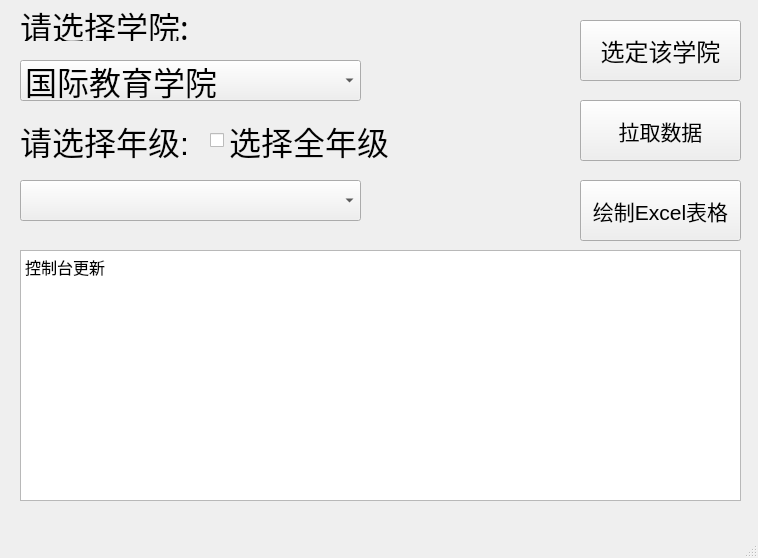
<?xml version="1.0" encoding="UTF-8"?>
<ui version="4.0">
 <class>MainWindow</class>
 <widget class="QMainWindow" name="MainWindow">
  <property name="geometry">
   <rect>
    <x>0</x>
    <y>0</y>
    <width>758</width>
    <height>558</height>
   </rect>
  </property>
  <property name="windowTitle">
   <string>MainWindow</string>
  </property>
  <widget class="QWidget" name="centralwidget">
   <widget class="QComboBox" name="comboBox">
    <property name="geometry">
     <rect>
      <x>20</x>
      <y>60</y>
      <width>341</width>
      <height>41</height>
     </rect>
    </property>
    <property name="font">
     <font>
      <family>Agency FB</family>
      <pointsize>24</pointsize>
     </font>
    </property>
    <item>
     <property name="text">
      <string>国际教育学院</string>
     </property>
    </item>
    <item>
     <property name="text">
      <string>2</string>
     </property>
    </item>
   </widget>
   <widget class="QLabel" name="label">
    <property name="geometry">
     <rect>
      <x>20</x>
      <y>10</y>
      <width>171</width>
      <height>31</height>
     </rect>
    </property>
    <property name="font">
     <font>
      <family>Agency FB</family>
      <pointsize>24</pointsize>
     </font>
    </property>
    <property name="text">
     <string>请选择学院:</string>
    </property>
   </widget>
   <widget class="QTextBrowser" name="textBrowser">
    <property name="geometry">
     <rect>
      <x>20</x>
      <y>250</y>
      <width>721</width>
      <height>251</height>
     </rect>
    </property>
    <property name="html">
     <string>&lt;!DOCTYPE HTML PUBLIC &quot;-//W3C//DTD HTML 4.0//EN&quot; &quot;http://www.w3.org/TR/REC-html40/strict.dtd&quot;&gt;
&lt;html&gt;&lt;head&gt;&lt;meta name=&quot;qrichtext&quot; content=&quot;1&quot; /&gt;&lt;style type=&quot;text/css&quot;&gt;
p, li { white-space: pre-wrap; }
&lt;/style&gt;&lt;/head&gt;&lt;body style=&quot; font-family:'SimSun'; font-size:9pt; font-weight:400; font-style:normal;&quot;&gt;
&lt;p style=&quot; margin-top:0px; margin-bottom:0px; margin-left:0px; margin-right:0px; -qt-block-indent:0; text-indent:0px;&quot;&gt;&lt;span style=&quot; font-size:12pt;&quot;&gt;控制台更新&lt;/span&gt;&lt;/p&gt;&lt;/body&gt;&lt;/html&gt;</string>
    </property>
   </widget>
   <widget class="QPushButton" name="pushButton">
    <property name="geometry">
     <rect>
      <x>580</x>
      <y>100</y>
      <width>161</width>
      <height>61</height>
     </rect>
    </property>
    <property name="font">
     <font>
      <pointsize>16</pointsize>
     </font>
    </property>
    <property name="text">
     <string>拉取数据</string>
    </property>
   </widget>
   <widget class="QPushButton" name="pushButton_2">
    <property name="geometry">
     <rect>
      <x>580</x>
      <y>180</y>
      <width>161</width>
      <height>61</height>
     </rect>
    </property>
    <property name="font">
     <font>
      <pointsize>16</pointsize>
     </font>
    </property>
    <property name="text">
     <string>绘制Excel表格</string>
    </property>
   </widget>
   <widget class="QPushButton" name="pushButton_3">
    <property name="geometry">
     <rect>
      <x>580</x>
      <y>20</y>
      <width>161</width>
      <height>61</height>
     </rect>
    </property>
    <property name="font">
     <font>
      <family>Agency FB</family>
      <pointsize>18</pointsize>
     </font>
    </property>
    <property name="text">
     <string>选定该学院</string>
    </property>
   </widget>
   <widget class="QTextBrowser" name="college_name">
    <property name="enabled">
     <bool>true</bool>
    </property>
    <property name="geometry">
     <rect>
      <x>290</x>
      <y>140</y>
      <width>0</width>
      <height>0</height>
     </rect>
    </property>
   </widget>
   <widget class="QLabel" name="label_grade2choose">
    <property name="geometry">
     <rect>
      <x>20</x>
      <y>110</y>
      <width>211</width>
      <height>61</height>
     </rect>
    </property>
    <property name="font">
     <font>
      <pointsize>24</pointsize>
     </font>
    </property>
    <property name="text">
     <string>请选择年级:</string>
    </property>
   </widget>
   <widget class="QComboBox" name="comboBox_grade">
    <property name="geometry">
     <rect>
      <x>20</x>
      <y>180</y>
      <width>341</width>
      <height>41</height>
     </rect>
    </property>
   </widget>
   <widget class="QCheckBox" name="if_ingore_grade_filter">
    <property name="geometry">
     <rect>
      <x>210</x>
      <y>100</y>
      <width>201</width>
      <height>81</height>
     </rect>
    </property>
    <property name="font">
     <font>
      <pointsize>24</pointsize>
     </font>
    </property>
    <property name="text">
     <string>选择全年级</string>
    </property>
   </widget>
  </widget>
  <widget class="QMenuBar" name="menubar">
   <property name="geometry">
    <rect>
     <x>0</x>
     <y>0</y>
     <width>758</width>
     <height>23</height>
    </rect>
   </property>
  </widget>
  <widget class="QStatusBar" name="statusbar"/>
 </widget>
 <resources/>
 <connections/>
</ui>
